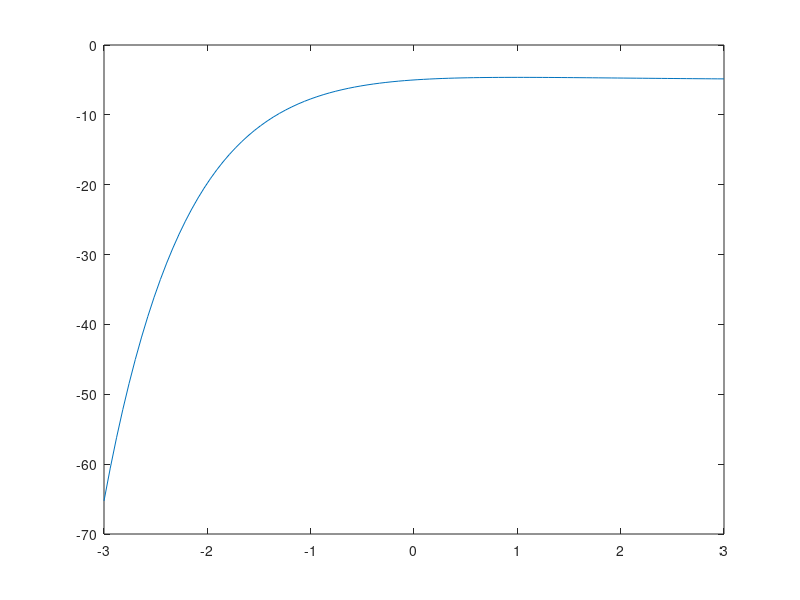

MATLAB code for this plot:
% Practicing with Newton's method

%% solving x e^(-x) = 5
close all
x = linspace(-3, 3);
y = x .* exp(-x) - 5;
plot(x, y);
